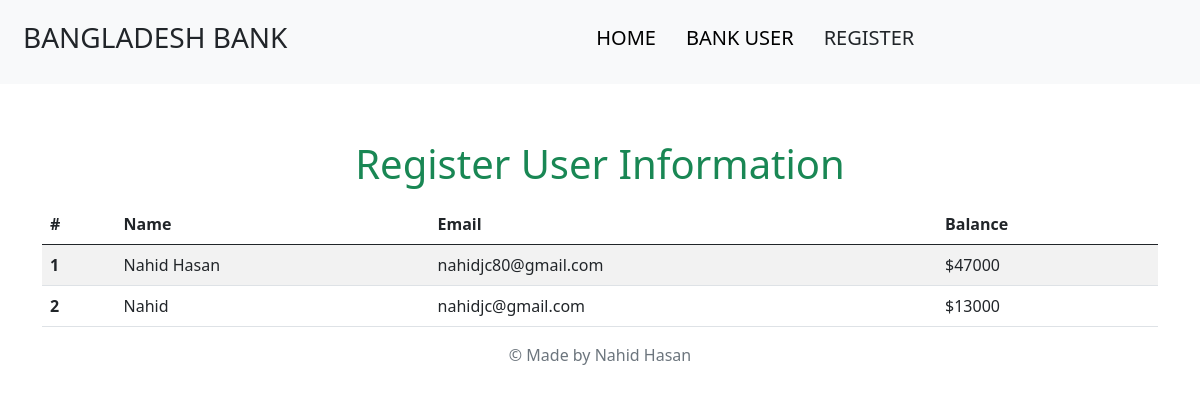
The page /user-details/ on the database as committed earlier.
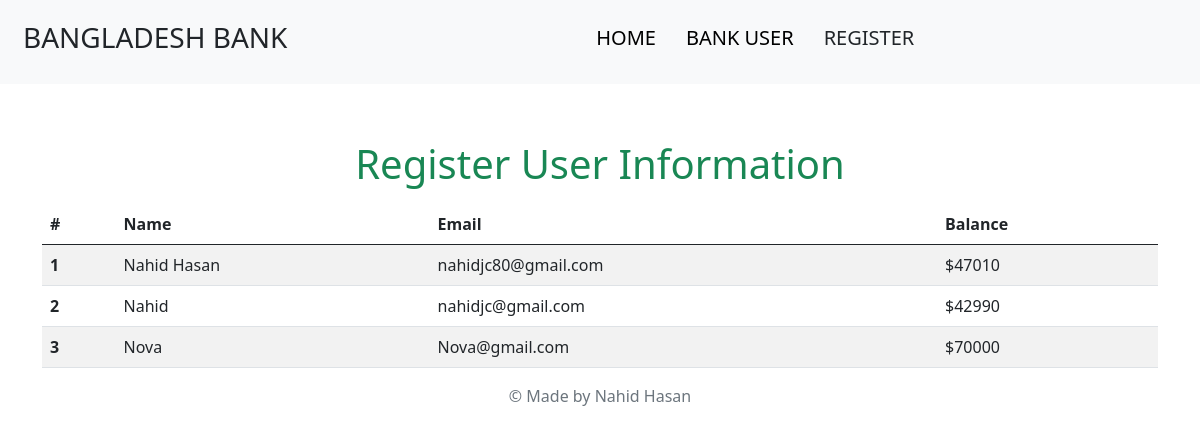
The same page on the database as committed later.
### banking/models.py (models this page shows)
class registerUser(models.Model):
    name = models.CharField(max_length=200, blank=False)
    email = models.EmailField(blank=False, unique=True, max_length=200)
    balance = models.IntegerField(blank=False)
    user_id = models.AutoField(primary_key=True)
    def __str__(self):
        return self.email

### banking/views.py (the view)
# urls.py: path('user-details/', views.user_details, name='user_details',),
def user_details(request):
    users = registerUser.objects.all()
    print(users)
    return render(request, 'banking/user_details.html', context={'users': users})

### templates/banking/user_details.html (shortened to what this page needs)
{% extends "base.html" %}
{% load static %}
{% block body_block %}
{% include "navbar.html"%}
<div class="container mt-5">
    <h1 class="text-center text-success p-2">Register User Information</h1>
    <table class="table table-striped">
        <thead>
            <tr>
                <th scope="col">#</th>
                <th scope="col">Name</th>
                <th scope="col">Email</th>
                <th scope="col">Balance</th>
            </tr>
        </thead>
        <tbody>
            {% for user in users %}
            <tr>
                <th scope="row">{{user.user_id}}</th>
                <td>{{user.name}}</td>
                <td>{{user.email}}</td>
                <td>${{user.balance}}</td>
            </tr>
            {% endfor %}
        </tbody>
    </table>
</div>
{% endblock %}

Rows that differ between the two databases and show on the page:
changed registerUser "Nahid Hasan": balance "47000" → "47010"
changed registerUser "Nahid": balance "13000" → "42990"
added registerUser: user_id "3", name "Nova", email "Nova@gmail.com", balance "70000"
